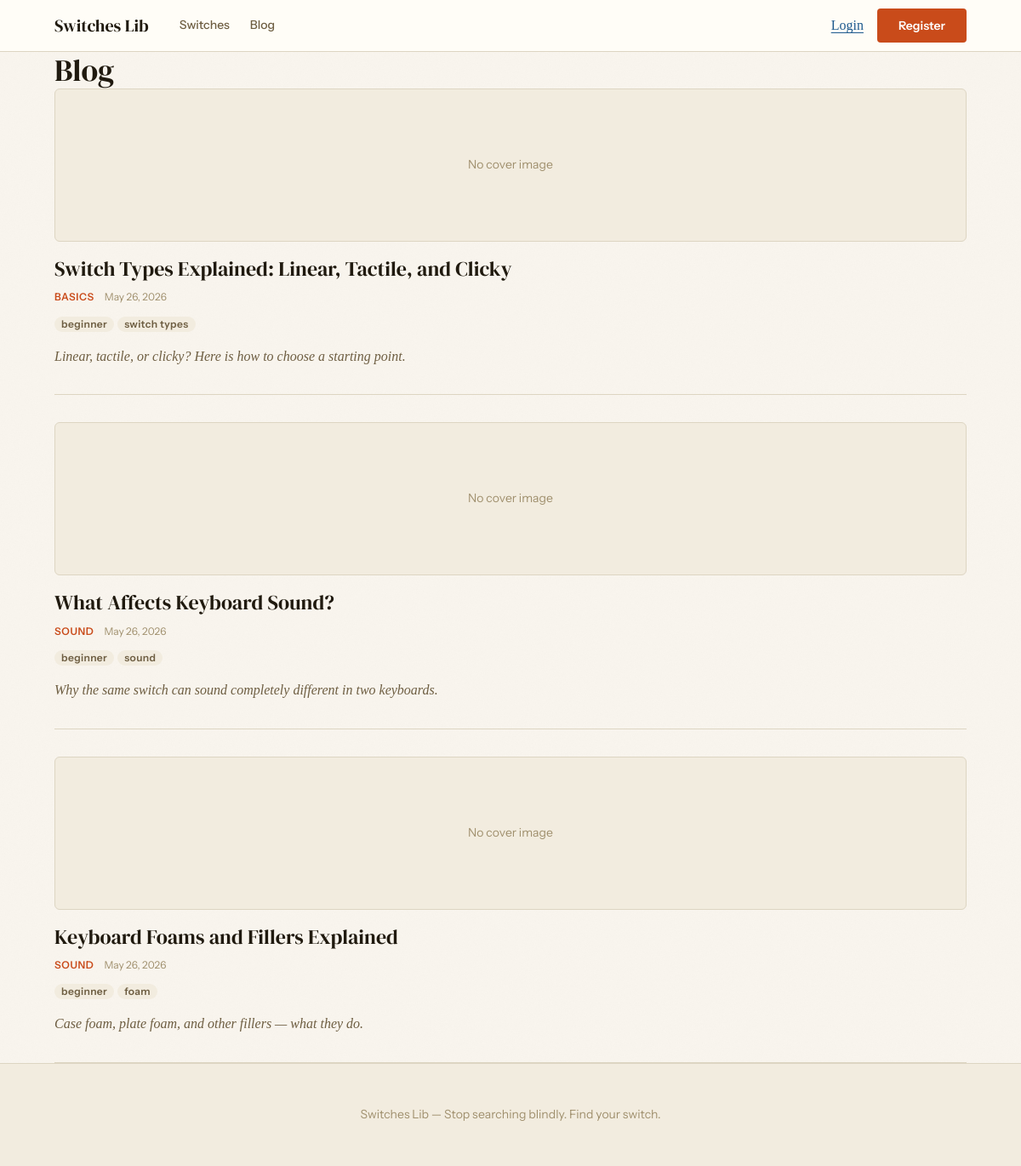
Page /blog on the committed database.
### tables this page shows
CREATE TABLE blog_posts (
    id              INT AUTO_INCREMENT PRIMARY KEY,
    slug            VARCHAR(255) NOT NULL UNIQUE,
    title           VARCHAR(255) NOT NULL,
    category        VARCHAR(100) NULL,
    tags            VARCHAR(255) NULL,
    excerpt         TEXT NULL,
    content         MEDIUMTEXT NULL,
    cover_image_url VARCHAR(255) NULL,
    status          ENUM('draft','published') NOT NULL DEFAULT 'draft',
    published_at    TIMESTAMP NULL,
    created_at      TIMESTAMP NOT NULL DEFAULT CURRENT_TIMESTAMP,
    updated_at      TIMESTAMP NOT NULL DEFAULT CURRENT_TIMESTAMP ON UPDATE CURRENT_TIMESTAMP
);

### public/index.php (called while the page is built, shortened)
<?php
$router = new Router();
$requestPath = parse_url($_SERVER['REQUEST_URI'], PHP_URL_PATH);
$routePath = substr($requestPath, strlen(BASE_PATH));
$router->dispatch($_SERVER['REQUEST_METHOD'], $routePath);

### app/helpers.php (called while the page is built, shortened)
<?php
function view(string $name, array $data = [], string $layout = 'partials'): void
{
    extract($data);
    $viewFile = VIEWS_PATH . '/' . $name . '.php';
    require VIEWS_PATH . '/' . $layout . '/header.php';
    require $viewFile;
    require VIEWS_PATH . '/' . $layout . '/footer.php';
}
function e(?string $value): string
{
    return htmlspecialchars($value ?? '', ENT_QUOTES, 'UTF-8');
}
function url(string $path = ''): string
{
    return BASE_PATH . '/' . ltrim($path, '/');
}

### app/controllers/BlogController.php (called while the page is built, shortened)
<?php
class BlogController
{
    public function index(): void
    {
        $repo = new BlogRepository(Database::pdo());
        view('blog/index', ['posts' => $repo->allPublished()]);
    }
}

### app/repositories/BlogRepository.php (called while the page is built, shortened)
<?php
class BlogRepository
{
    public function allPublished(): array
    {
        $stmt = $this->pdo->query(
            "SELECT * FROM blog_posts WHERE status = 'published' ORDER BY published_at DESC"
        );
        return $stmt->fetchAll();
    }
}

### app/views/blog/index.php (the view)
<h1>Blog</h1>
<?php if (empty($posts)): ?>
    <p class="empty-state">No articles yet. Check back soon.</p>
<?php else: ?>
    <ul class="blog-list">
        <?php foreach ($posts as $post): ?>
            <li class="blog-card">
                <a class="blog-card__link" href="<?= url('/blog/' . $post['slug']) ?>">
                    <?php if (!empty($post['cover_image_url'])): ?>
                        <img class="blog-card__cover" src="<?= url($post['cover_image_url']) ?>" alt="<?= e($post['title']) ?>">
                    <?php else: ?>
                        <span class="blog-card__cover-placeholder">No cover image</span>
                    <?php endif; ?>
                    <h2 class="blog-card__title"><?= e($post['title']) ?></h2>
                </a>
                <p class="blog-card__meta">
                    <?php if (!empty($post['category'])): ?>
                        <span class="blog-card__category"><?= e($post['category']) ?></span>
                    <?php endif; ?>
                    <?php if (!empty($post['published_at'])): ?>
                        <span class="blog-card__date"><?= e(date('M j, Y', strtotime($post['published_at']))) ?></span>
                    <?php endif; ?>
                </p>
                <?php if (!empty($post['tags'])): ?>
                    <p class="blog-card__tags">
                        <?php foreach (array_filter(array_map('trim', explode(',', $post['tags']))) as $tag): ?>
                            <span class="tag"><?= e($tag) ?></span>
                        <?php endforeach; ?>
                    </p>
                <?php endif; ?>
                <?php if (!empty($post['excerpt'])): ?>
                    <p class="blog-card__excerpt"><?= e($post['excerpt']) ?></p>
                <?php endif; ?>
            </li>
        <?php endforeach; ?>
    </ul>
<?php endif; ?>

### app/core/Router.php (shortened to what this page needs)
<?php
class Router
{
    private array $routes = [];
    public function get(string $path, string $handler): void
    {
        $this->routes[] = ['GET', $path, $handler];
    }
    public function post(string $path, string $handler): void
    {
        $this->routes[] = ['POST', $path, $handler];
    }
    public function dispatch(string $method, string $path): void
    {
        foreach ($this->routes as [$routeMethod, $routePath, $handler]) {
            if ($routeMethod !== $method) {
                continue;
            }
            $regex = $this->compile($routePath);
            if (preg_match($regex, $path, $matches)) {
                $params = array_filter(
                    $matches,
                    fn($key) => !is_int($key),
                    ARRAY_FILTER_USE_KEY
                );
                $this->call($handler, array_values($params));
                return;
            }
        }
    }
    private function compile(string $path): string
    {
        $pattern = preg_replace('#\{([a-z_]+)\}#', '(?<$1>[^/]+)', $path);
        return '#^' . $pattern . '$#';
    }
    private function call(string $handler, array $params): void
    {
        [$controller, $action] = explode('@', $handler);
        (new $controller())->$action(...$params);
    }
}

### public/css/app.css (style rules this page uses)
:root { --color-bg: #F9F5EE; --color-surface: #FFFDF7; --color-surface-alt: #F2ECDF; --color-rule: #DDD5C2; --color-rule-strong: #C4B89A; --color-ink: #201A0F; --color-ink-secondary:#6E5E42; --color-ink-muted: #A0906E; --color-accent: #C94B1A; --color-accent-hover: #A83A12; --color-accent-subtle:#FBE9E1; --color-link: #1E5A8E; --color-link-hover: #164472; --color-success: #2D6A4F; --color-success-bg: #D8F3E3; --color-error: #9B1C1C; --color-error-bg: #FDE8E8; --color-warning: #7C4400; --color-warning-bg: #FFF3CD; --font-display: 'DM Serif Display', Georgia, serif; --font-body: 'Source Serif 4', Georgia, serif; --font-mono: 'IBM Plex Mono', 'Courier New', monospace; --font-ui: 'Instrument Sans', system-ui, sans-serif; --text-xs: 0.75rem; --text-sm: 0.875rem; --text-base: 1rem; --text-lg: 1.125rem; --text-xl: 1.25rem; --text-2xl: 1.5rem; --text-3xl: 1.875rem; --text-4xl: 2.25rem; --text-5xl: 3rem; --text-hero: 4.5rem; --space-1: 0.25rem; --space-2: 0.5rem; --space-3: 0.75rem; --space-4: 1rem; --space-5: 1.5rem; --space-6: 2rem; --space-7: 3rem; --space-8: 4rem; --space-9: 6rem; --space-10: 8rem; --radius-sm: 4px; --radius-md: 6px; --radius-lg: 10px; --radius-full: 9999px; --shadow-card: 0 1px 2px rgba(32,26,15,.05), 0 2px 8px rgba(32,26,15,.04); --shadow-card-hover: 0 4px 16px rgba(32,26,15,.11), 0 1px 3px rgba(32,26,15,.06); --shadow-modal: 0 20px 60px rgba(32,26,15,.18); --shadow-input-focus: 0 0 0 3px rgba(201,75,26,.18); }
*, *::before, *::after { box-sizing: border-box; margin: 0; padding: 0; }
html { -webkit-text-size-adjust: 100%; scroll-behavior: smooth; }
body { font-family: var(--font-body); font-size: var(--text-base); line-height: 1.7; color: var(--color-ink); background-color: var(--color-bg); min-height: 100vh; }
a { color: var(--color-link); text-decoration: underline; text-underline-offset: 3px; transition: color 150ms ease; }
ul, ol { list-style: none; }
h1, h2, h3, h4, h5, h6 { font-family: var(--font-display); font-weight: 400; line-height: 1.2; color: var(--color-ink); }
h1 { font-size: var(--text-4xl); }
h2 { font-size: var(--text-2xl); }
p { margin-bottom: var(--space-4); }
p:last-child { margin-bottom: 0; }
.tag { display: inline-block; font-family: var(--font-ui); font-size: var(--text-xs); font-weight: 600; line-height: 1; padding: 3px var(--space-2); border-radius: var(--radius-full); letter-spacing: 0.03em; white-space: nowrap; background: var(--color-surface-alt); color: var(--color-ink-secondary); }
.blog-list { display: flex; flex-direction: column; gap: 0; }
.blog-card { padding: var(--space-6) 0; border-bottom: 1px solid var(--color-rule); }
.blog-card:first-child { padding-top: 0; }
.blog-card__link { text-decoration: none; color: inherit; }
.blog-card__cover-placeholder { display: flex; align-items: center; justify-content: center; height: 180px; background: var(--color-surface-alt); border-radius: var(--radius-md); color: var(--color-ink-muted); font-family: var(--font-ui); font-size: var(--text-sm); margin-bottom: var(--space-4); border: 1px solid var(--color-rule); }
.blog-card__title { font-family: var(--font-display); font-size: var(--text-2xl); font-weight: 400; color: var(--color-ink); line-height: 1.3; margin-bottom: var(--space-2); transition: color 150ms ease; }
.blog-card__meta { display: flex; gap: var(--space-3); align-items: center; margin-bottom: var(--space-3); }
.blog-card__category { font-family: var(--font-ui); font-size: var(--text-xs); font-weight: 600; color: var(--color-accent); text-transform: uppercase; letter-spacing: 0.05em; }
.blog-card__date { font-family: var(--font-ui); font-size: var(--text-xs); color: var(--color-ink-muted); }
.blog-card__excerpt { font-family: var(--font-body); font-size: var(--text-base); font-style: italic; color: var(--color-ink-secondary); line-height: 1.6; }
.blog-card__tags { display: flex; gap: var(--space-1); flex-wrap: wrap; margin-top: var(--space-3); }

### rows in the picture
blog_posts: shows "No cover image", title "Switch Types Explained: Linear, Tactile, and Clicky", category "BASICS", published_at "May 26, 2026", tags "beginner", tags "switch types", excerpt "Linear, tactile, or clicky? Here is how to choose a starting point."
blog_posts: shows "No cover image", title "What Affects Keyboard Sound?", category "SOUND", published_at "May 26, 2026", tags "beginner", tags "sound", excerpt "Why the same switch can sound completely different in two keyboards."
blog_posts: shows "No cover image", title "Keyboard Foams and Fillers Explained", category "SOUND", published_at "May 26, 2026", tags "beginner", tags "foam", excerpt "Case foam, plate foam, and other fillers — what they do."
